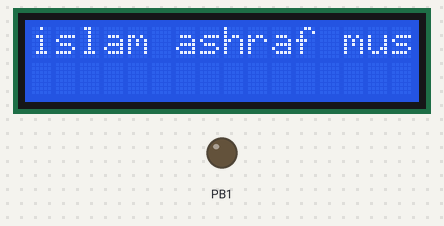
Bench run of a program on a simulated ATmega32, built with avr-gcc and emulated at 8 MHz. Shown: 16×2 character LCD, output pins drawn as LEDs (lit = HIGH). Wiring (inferred from the signals the program sends): character LCD (HD44780): RS PB2; E PB0; data PA0, PA1, PA2, PA3, PA4, PA5, PA6, PA7. Pins used as bus, display or sensor lines are not drawn.

Above: at 0.63 s.
At 1.2 s:
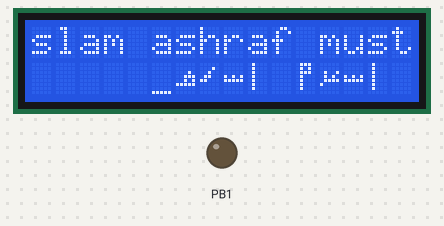
At 10.2 s:
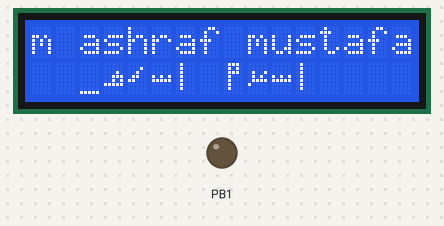
At 19.2 s:
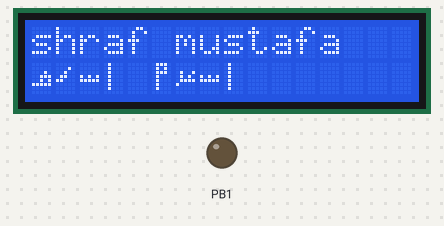
At 28.2 s:
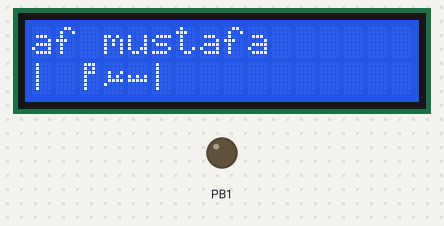
At 37.3 s:
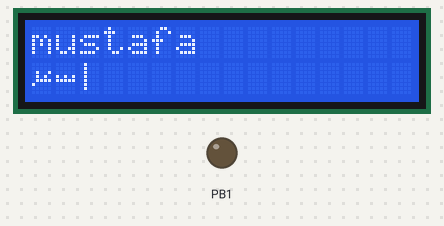

Measured:
- what the display in image 1 shows lasts 3.0 s, from 1.1 s to 4.1 s

The program:

main.c
```c
/*
 * 20-LDC.c
 *
 * Created: 8/5/2022 5:17:47 AM
 * Author : Islam Ashraf Mustafa
 */

#include <util/delay.h>
#define F_CPU 8000000UL
#include "LCD.h"


int main(void)
{
   LCD_vInit();
   LCD_vsend_string("islam ashraf mustafa");
   LCD_vsend_cmd(64);
   // ?
   LCD_vsend_char(0b00001000);
   LCD_vsend_char(0b00001000);
   LCD_vsend_char(0b00001000);
   LCD_vsend_char(0b00001000);
   LCD_vsend_char(0b00001000);
   LCD_vsend_char(0b00001000);
   LCD_vsend_char(0b00001000);
   LCD_vsend_char(0b00000000);
   // ?
    LCD_vsend_char(0b00000000);
	LCD_vsend_char(0b00000000);
	LCD_vsend_char(0b00000000);
	LCD_vsend_char(0b00010101);
	LCD_vsend_char(0b00011111);
	LCD_vsend_char(0b00000000);
	LCD_vsend_char(0b00000000);
	LCD_vsend_char(0b00000000);
	// ??
	LCD_vsend_char(0b00000000);
	LCD_vsend_char(0b00000000);
	LCD_vsend_char(0b00001001);
	LCD_vsend_char(0b00001010);
	LCD_vsend_char(0b00001111);
	LCD_vsend_char(0b00010000);
	LCD_vsend_char(0b00000000);
	LCD_vsend_char(0b00000000);
	//?
	LCD_vsend_char(0b00001110);
	LCD_vsend_char(0b00001010);
	LCD_vsend_char(0b00001110);
	LCD_vsend_char(0b00001000);
	LCD_vsend_char(0b00001000);
	LCD_vsend_char(0b00001000);
	LCD_vsend_char(0b00001000);
	LCD_vsend_char(0b00000000);
	// ?
	LCD_vsend_char(0b00000000);
	LCD_vsend_char(0b00000000);
	LCD_vsend_char(0b00000000);
	LCD_vsend_char(0b00010101);
	LCD_vsend_char(0b00011111);
	LCD_vsend_char(0b00000000);
	LCD_vsend_char(0b00000000);
	LCD_vsend_char(0b00000000);
	// ?
	LCD_vsend_char(0b00000000);
	LCD_vsend_char(0b00000010);
	LCD_vsend_char(0b00000100);
	LCD_vsend_char(0b00001100);
	LCD_vsend_char(0b00011000);
	LCD_vsend_char(0b00000000);
	LCD_vsend_char(0b00000000);
	LCD_vsend_char(0b00000000);
	// ?
	LCD_vsend_char(0b00000000);
	LCD_vsend_char(0b00000000);
	LCD_vsend_char(0b00000010);
	LCD_vsend_char(0b00000111);
	LCD_vsend_char(0b00000101);
	LCD_vsend_char(0b00011111);
	LCD_vsend_char(0b00000000);
	LCD_vsend_char(0b00000000);
	LCD_movecursor(2,16);
	LCD_vsend_char(0);
	LCD_movecursor(2,15);
	LCD_vsend_char(1);
	LCD_movecursor(2,14);
	LCD_vsend_char(2);
	LCD_movecursor(2,13);
	LCD_vsend_char(3);
	LCD_movecursor(2,11);
    LCD_vsend_char(0);
	LCD_movecursor(2,10);
	LCD_vsend_char(4);
	LCD_movecursor(2,9);
	LCD_vsend_char(5);
	LCD_movecursor(2,8);
	LCD_vsend_char(6);
	LCD_movecursor(2,7);
	DIO_write('B',RS,0);
	DIO_write('B',RW,0);
    while (1)
    {
		LCD_vsend_cmd(0x18);
		_delay_ms(3000);
    }
	return 0;
}
```

std_macros.h
```c
#define REGISTER_SIZE 8
#define SET_BIT(reg,bit) reg|=(1<<bit)
#define CLR_BIT(reg,bit) reg&=(~(1<<bit))
#define TOG_BIT(reg,bit) reg^=(1<<bit)
#define READ_BIT(reg,bit) reg&=((1<<bit)>>bit)
#define IS_SET_BIT(reg,bit) (reg&=(1<<bit))>>bit
#define IS_CLE_BIT(reg,bit) !(reg&=(1<<bit))>>bit)
#define ROR(reg,bit) reg=(reg<<(REGISTER_SIZE-num))|(reg>>(num))
#define ROR(reg,bit) reg=(reg>>EGISTER_SIZE-num))|(reg<<(num))
```

LCD_config.h
```c
/*
 * LCD_config.h
 *
 * Created: 8/5/2022 5:43:26 AM
 *  Author: islam Ashraf Mustafa
 */
#ifndef LCD_H_
#define LCD_H_
#define eight_bit_mode
#endif
```

LCD.c
```c
/*
 * LCD.c
 *
 * Created: 8/5/2022 6:02:51 AM
 *  Author: Islam Ashraf Mustafa
 */

#include "LCD.h"
#include <util/delay.h>
#define F_CPU 8000000UL

void LCD_vInit(void)
{
#if defined eight_bit_mode
_delay_ms(200);
for (int counter=0;counter<8;counter++)
{
DIO_vsetPINDir('A',counter,1);
}
DIO_vsetPINDir('B',EN,1);
DIO_vsetPINDir('B',RS,1);
DIO_vsetPINDir('B',RW,1);
DIO_write('B',RW,0);
LCD_vsend_cmd(EIGHT_BITS);
_delay_ms(1);
LCD_vsend_cmd(CURSOR_ON_DISPLAY_ON);
_delay_ms(1);
LCD_vsend_cmd(CLR_SCREEN);
_delay_ms(10);
LCD_vsend_cmd(ENTRY_MODE);
_delay_ms(1);
#elif defined four_bit_mode
_delay_ms(200);
for (int counter=5;counter<8;counter++)
{
DIO_vsetPINDir('A',counter,1);
}
DIO_vsetPINDir('B',EN,1);
DIO_vsetPINDir('B',RS,1);
DIO_vsetPINDir('B',RW,1);
DIO_write('B',RW,0);
LCD_vsend_cmd(RETURN_HOME);
_delay_ms(10);
LCD_vsend_cmd(FOUR_BITS);
_delay_ms(1);
LCD_vsend_cmd(CURSOR_ON_DISPLAY_ON);
_delay_ms(10);
LCD_vsend_cmd(CLR_SCREEN);
_delay_ms(1);
LCD_vsend_cmd(ENTRY_MODE);
_delay_ms(1);
#endif
}

static void send_falling_edge(void)
{
DIO_write('B',EN,1);
_delay_ms(4);
DIO_write('B',EN,0);
_delay_ms(4);
}

void LCD_vsend_cmd(char cmd)
{
#if defined eight_bit_mode
DIO_write_port('A',cmd);
DIO_write('B',RS,0);
send_falling_edge();
_delay_ms(1);
#elif defined four_bit_mode
DIO_write_high_nibble('A',cmd>>4);
DIO_write('B',RS,0);
send_falling_edge();
DIO_write_high_nibble('A',cmd);
DIO_write('B',RS,0);
send_falling_edge();
_delay_ms(1);
#endif
}

void LCD_vsend_char(char data)
{
#if defined eight_bit_mode
DIO_write_port('A',data);
DIO_write('B',RS,1);
send_falling_edge();
_delay_ms(1);
#elif defined four_bit_mode
DIO_write_high_nibble('A',data>>4);
DIO_write('B',RS,1);
send_falling_edge();
DIO_write_high_nibble('A',data);
DIO_write('B',RS,1);
send_falling_edge();
_delay_ms(1);
#endif
}

void LCD_vsend_string(char *data)
{
while((*data)!='\0')
{
LCD_vsend_char( *data);
data++;
}
}

void LCD_clearscreen(void)
{
 LCD_vsend_cmd(CLR_SCREEN);
_delay_ms(10);
}

void LCD_movecursor(char row,char col)
{
char data;
if (row>2||row<1||col>16||col<1)
{
data=0x80+col-1;
}
else if(row==1)
{
	data=0x80+col-1;
}
else if (row==2)
{
data=0xc0+col-1;
}
LCD_vsend_cmd(data);
_delay_ms(1);
}
```

LCD.h
```c
/*
 * CFile1.c
 *
 * Created: 8/5/2022 5:28:05 AM
 *  Author: Islam Ashraf Mustafa
 */

#include "DIO.h"
#include "LCD_config.h"
#define CLR_SCREEN 0x01
#define CURSOR_ON_DISPLAY_ON 0x0e
#define RETURN_HOME 0x02
#define ENTRY_MODE 0x06
#define EN 0
#define RS 2
#define RW 1
#if defined four_bit_mode
#define FOUR_BITS 0x28
#elif defined eight_bit_mode
#define EIGHT_BITS 0x38
#endif
void LCD_vInit(void);
static void send_falling_edge(void);
void LCD_vsend_cmd(char cmd);
void LCD_vsend_char(char data);
void LCD_vsend_string(char *data);
void LCD_clearscreen(void);
void LCD_movecursor(char row,char col);
```

DIO.c
```c
#include <avr/io.h>
#include "DIO.h"
#include"std_macros.h"
void DIO_vsetPINDir(unsigned char portname,unsigned char pinnumber,unsigned char direction)
{
	switch(portname)
	{
		case 'A':
		if(direction==1)
		{
			SET_BIT(DDRA,pinnumber);
		}
		else
		{
			CLR_BIT(DDRA,pinnumber);
		}
		break;
		case 'B':
		if(direction==1)
		{
			SET_BIT(DDRB,pinnumber);
		}
		else
		{
			CLR_BIT(DDRB,pinnumber);
		}
		break;
		case 'C':
		if (direction==1)
		{
			SET_BIT(DDRC,pinnumber);
		}
		else
		{
			CLR_BIT(DDRC,pinnumber);
		}
		break;
		case 'D':
		if (direction==1)
		{
			SET_BIT(DDRD,pinnumber);
		}
		else
		{
			CLR_BIT(DDRD,pinnumber);
		}
		break;
		default:
		break;
	}
}
 void DIO_write(unsigned char portname,unsigned char pinnumber,unsigned char outputvalue)
 {
	 switch(portname)
	 {
		case 'A':
		if(outputvalue==1)
		{
			SET_BIT(PORTA,pinnumber);
		}
		else
		{
			CLR_BIT(PORTA,pinnumber);
		}
		break;
		case 'B':
		if(outputvalue==1)
		{
			SET_BIT(PORTB,pinnumber);
		}
		else
		{
			CLR_BIT(PORTB,pinnumber);
		}
		break;
		case 'C':
		if(outputvalue==1)
		{
			SET_BIT(PORTC,pinnumber);
		}
		else
		{
			CLR_BIT(PORTC,pinnumber);
		}
		break;
		case 'D':
		if(outputvalue==1)
		{
			SET_BIT(PORTD,pinnumber);
		}
		else
		{
			CLR_BIT(PORTD,pinnumber);
		}
		break;
		default: break;
	 }
 }
unsigned char DIO_U8read(unsigned char portname,unsigned char pinnumber)
{
	unsigned char return_value;
	switch(portname)
	{
		case 'A':
		return_value=READ_BIT(PINA,pinnumber);
		break;
		case 'B':
		return_value=READ_BIT(PINB,pinnumber);
		break;
		case 'C':
		return_value=READ_BIT(PINC,pinnumber);
		break;
		case 'D':
		return_value=READ_BIT(PIND,pinnumber);
		break;
		default: break;
	}
	return return_value;
}
void DIO_toggle(unsigned char portname,unsigned char pinnumber)
{
	switch(portname)
	{
		case 'A':
		TOG_BIT(PORTA,pinnumber);
		break;
		case 'B':
		TOG_BIT(PORTB,pinnumber);
		break;
		case 'C':
		TOG_BIT(PORTC,pinnumber);
		break;
		case 'D':
		TOG_BIT(PORTD,pinnumber);
		break;
		default: break;
	}
}
void set_port_direction(unsigned char portname,unsigned char direction)
{
	switch(portname)
	{
		case 'A':
		DDRA=direction;
		break;
		case 'B':
		DDRB=direction;
		break;
		case 'C':
		DDRC=direction;
		break;
		case 'D':
		DDRD=direction;
		break;
		default: break;
	}
}
void DIO_write_port(unsigned char portname,unsigned char portvalue)
{
	switch(portname)
	{
		case 'A':
		PORTA=portvalue;
		break;
		case 'B':
		PORTB=portvalue;
		break;
		case 'C':
		PORTC=portvalue;
		break;
		case 'D':
		PORTD=portvalue;
		break;
		default: break;
	}
}
unsigned char DIO_read_port(unsigned char portname)
{
	unsigned char return_value;
	switch(portname)
	{
		case 'A':
		return_value=PINA;
		break;
		case 'B':
		return_value=PINB;
		break;
		case 'C':
		return_value=PINC;
		break;
		case 'D':
		return_value=PIND;
		break;
		default: break;
	}
	return return_value;
}
void DIO_vconnectpullup(unsigned char portname,unsigned char pinnumber,unsigned char connect_pullup)
{
  switch(portname)
  {
       case 'A':
       if(connect_pullup==1)
          {
              SET_BIT(PORTA,pinnumber);
          }
       else
         {
              CLR_BIT(PORTA,pinnumber);
         }
     break;
       case 'B':
       if(connect_pullup==1)
       {
	       SET_BIT(PORTB,pinnumber);
       }
       else
       {
	       CLR_BIT(PORTB,pinnumber);
       }
       break;
         case 'c':
         if(connect_pullup==1)
         {
	         SET_BIT(PORTC,pinnumber);
         }
         else
         {
	         CLR_BIT(PORTC,pinnumber);
         }
         break;
           case 'D':
           if(connect_pullup==1)
           {
	           SET_BIT(PORTD,pinnumber);
           }
           else
           {
	           CLR_BIT(PORTD,pinnumber);
           }
           break;
  }
}
void DIO_write_low_nibble(unsigned char portname,unsigned char value)
{
   DIO_write(portname,0,READ_BIT(value,0));
   DIO_write(portname,1,READ_BIT(value,1));
   DIO_write(portname,2,READ_BIT(value,2));
   DIO_write(portname,3,READ_BIT(value,3));
}
void DIO_write_high_nibble(unsigned char portname,unsigned char value)
{
	 DIO_write(portname,4,READ_BIT(value,4));
	 DIO_write(portname,5,READ_BIT(value,5));
	 DIO_write(portname,6,READ_BIT(value,6));
	 DIO_write(portname,7,READ_BIT(value,7));
}
```

DIO.h
```c
void DIO_vsetPINDir(unsigned char portname,unsigned char pinnumber,unsigned char direction);
void DIO_write(unsigned char portname,unsigned char pinnumber,unsigned char outputvalue);
unsigned char DIO_U8read(unsigned char portname,unsigned char pinnumber);
void DIO_toggle(unsigned char portname,unsigned char pinnumber);
void DIO_write_port(unsigned char portname,unsigned char portvalue);
void set_port_direction(unsigned char portname,unsigned char direction);
unsigned char DIO_read_port(unsigned char portname);
void DIO_vconnectpullup(unsigned char portname,unsigned char pinnumber,unsigned char cinnect_pullup);
void DIO_write_low_nibble(unsigned char portname,unsigned char value);
void DIO_write_high_nibble(unsigned char portname,unsigned char value);
```
